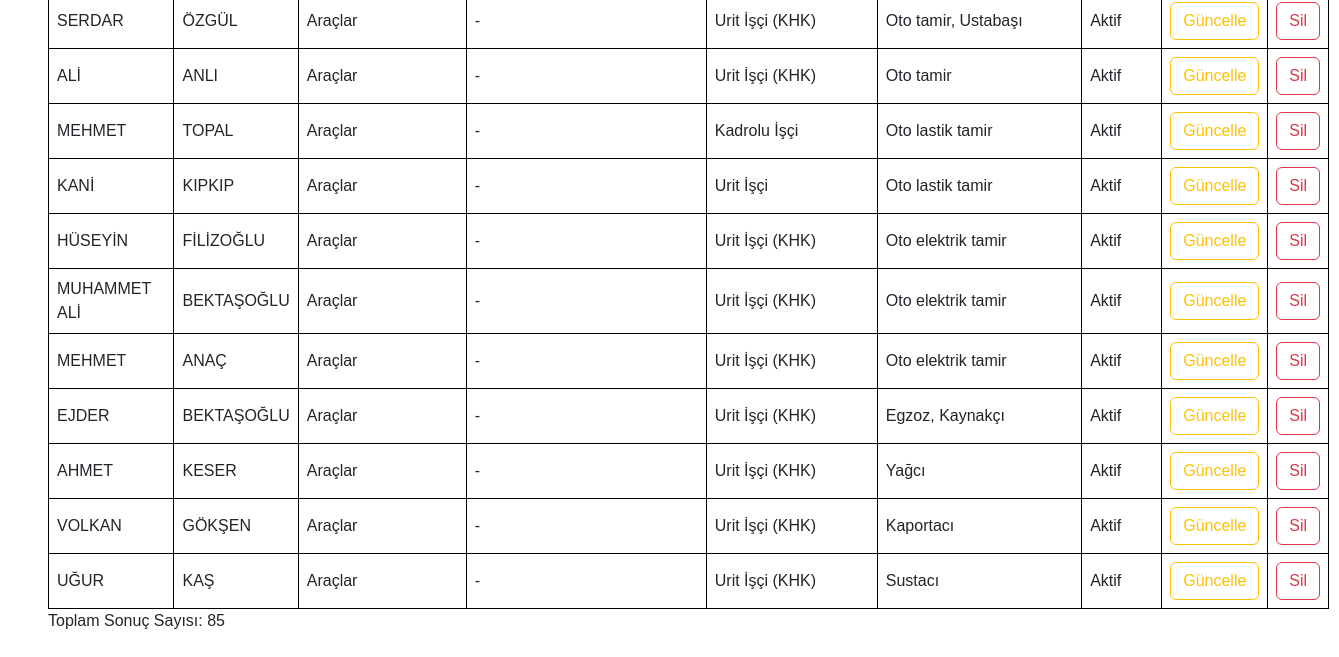
/staff/ (lower part), run on an earlier commit of the app's database.
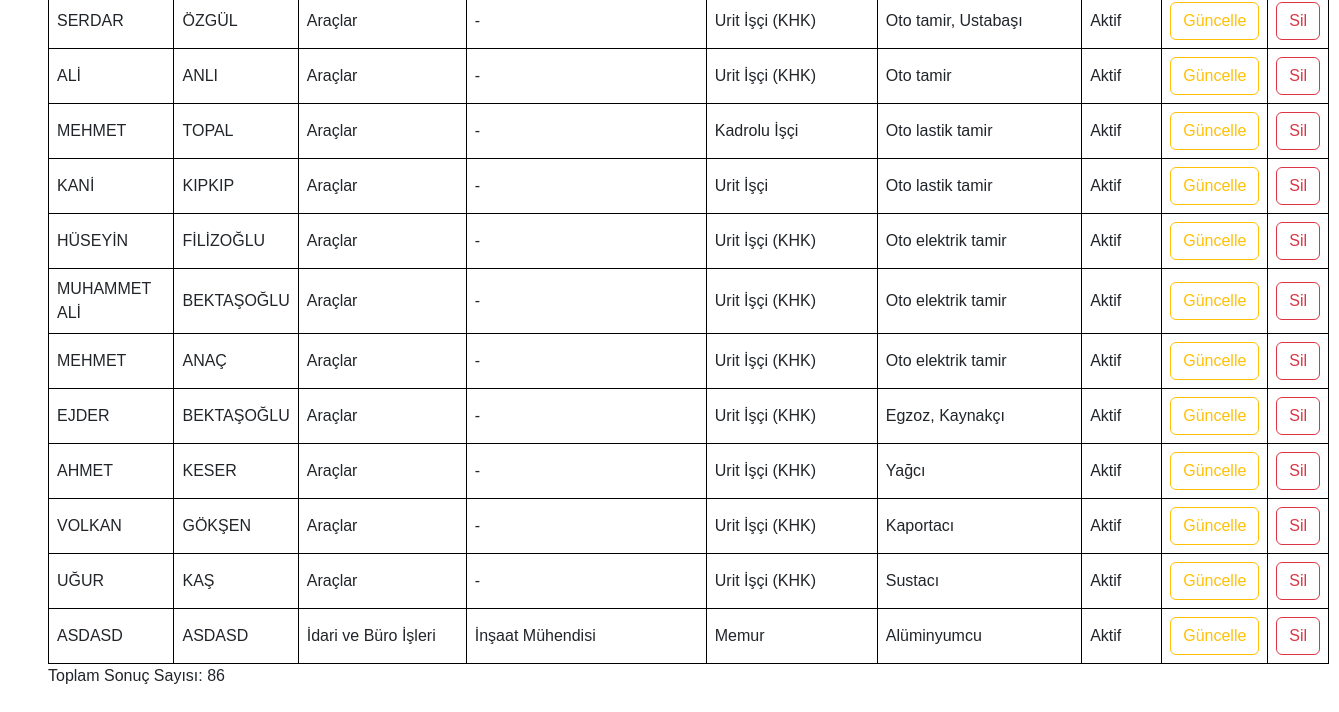
And on a later commit of the database.
### apps/staff/models.py (models this page shows, shortened)
class Staff(models.Model):
    name = models.CharField(max_length=200)
    surname = models.CharField(max_length=200)
    payroll = models.ForeignKey(Payroll, on_delete=models.CASCADE)
    unit = models.ForeignKey(Unit,on_delete=models.CASCADE)
    title = models.ForeignKey(Title, on_delete=models.CASCADE)
    duty = models.ManyToManyField(Duty)
    is_active = models.BooleanField(default=True)
    class Meta:
        verbose_name = "Personel"
        verbose_name_plural = "Personeller"

class Unit (models.Model):
    name = models.CharField(max_length=200, unique=True)
    def __str__(self):
        return self.name
    class Meta:
        verbose_name = "Birim"
        verbose_name_plural = "Birimler"

class Title (models.Model):
    name = models.CharField(max_length=200, unique=True)
    short_name = models.CharField(max_length=50,blank=True,null=True)
    def __str__(self):
        return self.name
    class Meta:
        verbose_name = "Unvan"
        verbose_name_plural = "Unvanlar"

class Payroll (models.Model):
    name = models.CharField(max_length=200, unique=True)
    def __str__(self):
        return self.name
    class Meta:
        verbose_name = "Kadro"
        verbose_name_plural = "Kadrolar"

class Duty (models.Model):
    name = models.CharField(max_length=200, unique=True)
    def __str__(self):
        return self.name
    class Meta:
        verbose_name = "Gorev"
        verbose_name_plural = "Gorevler"

### apps/staff/views.py (the view, shortened to what this page needs)
# urls.py: path('', views.staff_list, name='staff-list'),
def staff_list(request):
    form = StaffFilterForm(request.GET or None)
    staffs = Staff.objects.all()
    context = {
        'staffs': staffs,
        'form': form,
        'staff_count': staffs.count()
    }
    return render(request, 'staff/staff-list.html', context)

### apps/staff/templatetags/form_tags.py (called while the page is built)
@register.filter(name='add_class')
def add_class(value, arg):
    return value.as_widget(attrs={'class': arg})

### templates/staff/staff-list.html (shortened to what this page needs)
{% extends 'base.html' %}
{% load form_tags %}
{% block content %}
<form method="get" action="{% url 'staff-list' %}" class="filter-form">
    <table>
        <tbody>
            {% for staff in staffs %}
            <tr>
                <td>{{ staff.name }}</td>
                <td>{{ staff.surname }}</td>
                <td>{{ staff.unit.name }}</td>
                <td>{{ staff.title.name }}</td>
                <td>{{ staff.payroll.name }}</td>
                <td>{{ staff.duty.all|join:", " }}</td>
                <td>{{ staff.is_active|yesno:"Aktif,Pasif" }}</td>
                <td><a href="{% url 'staff-update' staff.pk %}" class="btn btn-outline-warning" >Güncelle</a></td>
                <td>
                    <a class="btn btn-outline-danger" href="{% url 'staff-delete' staff.pk %}"
                       onclick="return confirmDelete('{{ staff.name }}', '{{ staff.surname }}')">Sil</a>
                </td>
            </tr>
            {% endfor %}
        </tbody>
    </table>
</form>
<p>Toplam Sonuç Sayısı: {{ staff_count }}</p>
{% endblock %}

What changed in the data, as far as the page shows it:
added Staff: name "ASDASD", surname "ASDASD", unit.name "İdari ve Büro İşleri", title.name "İnşaat Mühendisi", payroll.name "Memur", duty.all "Alüminyumcu", is_active "Aktif"
Also different on the page:
{{ staff_count }}: "85" → "86"
